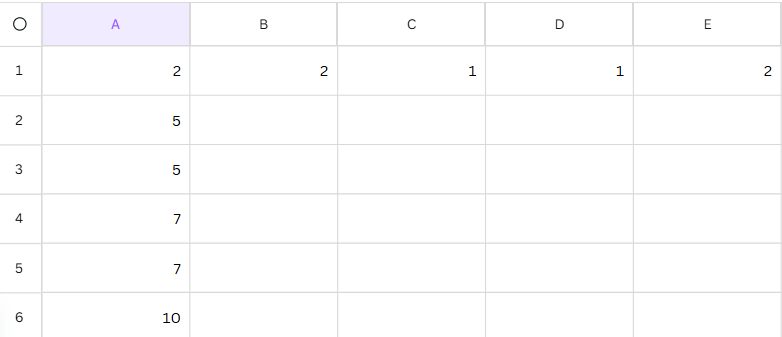
#> input picture image.png, 782 x 337 px
$ python gridProcessing.py
#> lines starting #> are read from the running program, lines starting #| are printed output that depends on the picture; after the words box and inside, x2 and y2 are one past the last pixel; in counts of white or black regions, pixels touching at a corner belong together
import cv2
import numpy as np
import os

output_dir = "extracted_cells"
if not os.path.exists(output_dir):
    os.makedirs(output_dir)

#loading the image and making it binary also converting that binary to not of binary so i get a white lines for grid
img = cv2.imread("image.png", cv2.IMREAD_GRAYSCALE)
#> img: shape (337, 782); min 0, max 255, mean 252.8

binary = cv2.adaptiveThreshold(img, 255, cv2.ADAPTIVE_THRESH_GAUSSIAN_C, cv2.THRESH_BINARY, 11, 2)
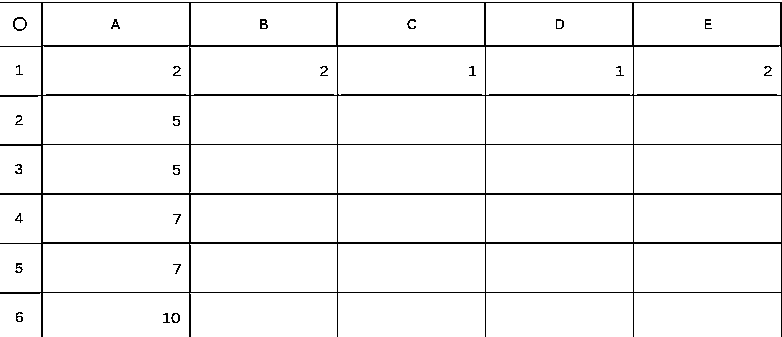
#> binary: shape (337, 782); 95.4% white; black in thin lines or dots
binary = cv2.bitwise_not(binary)
#> binary: shape (337, 782); 4.6% white in thin lines or dots

# defined horizontal and vertical kernels to identify lines
horizontal_kernel = cv2.getStructuringElement(cv2.MORPH_RECT, (40, 1))
vertical_kernel = cv2.getStructuringElement(cv2.MORPH_RECT, (1, 40))

# morphpological operations
horizontal_lines = cv2.morphologyEx(binary, cv2.MORPH_OPEN, horizontal_kernel, iterations=2)
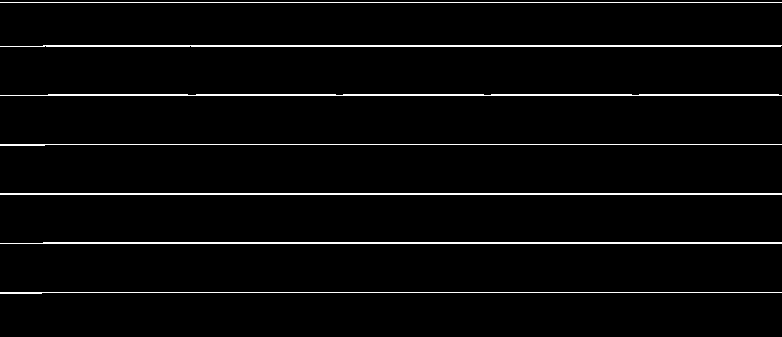
#> horizontal_lines: shape (337, 782); 3.2% white in thin lines or dots, all inside (x1, y1, x2, y2) = (0, 2, 782, 294)
vertical_lines = cv2.morphologyEx(binary, cv2.MORPH_OPEN, vertical_kernel, iterations=2)
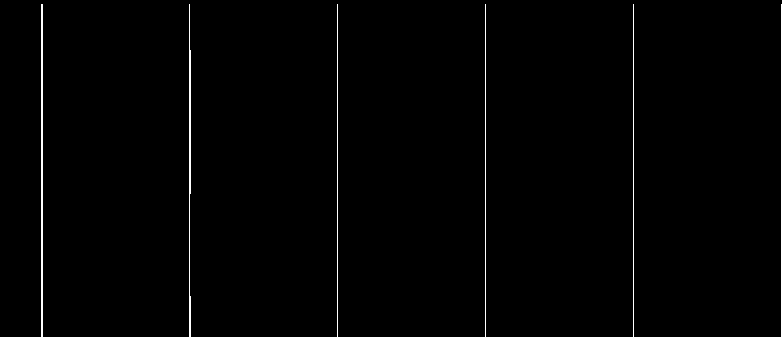
#> vertical_lines: shape (337, 782); 0.95% white in thin lines or dots

# houghtransform to complete line
horizontal_segments = cv2.HoughLinesP(horizontal_lines, 1, np.pi/180, threshold=50, minLineLength=30, maxLineGap=10)
#> horizontal_segments = [[0, 243, 781, 243], [0, 2, 781, 2], [0, 194, 781, 194], [0, 144, 781, 144], [0, 46, 780, 46], [43, 242, 781, 242], [43, 45, 781, 45], [0, 292, 781, 292], [0, 193, 781, 193], [48, 94, 778, 94], [0, 95, 781, 95]]
vertical_segments = cv2.HoughLinesP(vertical_lines, 1, np.pi/180, threshold=50, minLineLength=30, maxLineGap=10)
#> vertical_segments = [[781, 336, 781, 4], [337, 336, 337, 4], [189, 336, 189, 4], [633, 336, 633, 4], [485, 336, 485, 4], [41, 336, 41, 4], [42, 336, 42, 4], [190, 193, 190, 50]]

h_lines = []
v_lines = []
# storing coordinates
if horizontal_segments is not None:
    for line in horizontal_segments:
        x1, y1, x2, y2 = line[0]
        h_lines.append(y1)
#> this loop made 11 passes
#> after the loop, h_lines = [243, 2, 194, 144, 46, 242, 45, 292, 193, 94, 95]


if vertical_segments is not None:
    for line in vertical_segments:
        x1, y1, x2, y2 = line[0]
        v_lines.append(x1)
#> this loop made 8 passes
#> after the loop, v_lines = [781, 337, 189, 633, 485, 41, 42, 190]


h_lines = sorted(list(set(h_lines)))
#> h_lines = [2, 45, 46, 94, 95, 144, 193, 194, 242, 243, 292]
v_lines = sorted(list(set(v_lines)))
#> v_lines = [41, 42, 189, 190, 337, 485, 633, 781]

if v_lines and v_lines[0] > 10:
    v_lines.insert(0, 0)
if v_lines and v_lines[-1] < img.shape[1] - 10:
    v_lines.append(img.shape[1])

if h_lines and h_lines[0] > 10:
    h_lines.insert(0, 0)
if h_lines and h_lines[-1] < img.shape[0] - 10:
    h_lines.append(img.shape[0])

print(f"Detected {len(h_lines)} horizontal lines and {len(v_lines)} vertical lines")
#| Detected 12 horizontal lines and 9 vertical lines
print(f"Horizontal lines at: {h_lines}")
#| Horizontal lines at: [2, 45, 46, 94, 95, 144, 193, 194, 242, 243, 292, 337]
print(f"Vertical lines at: {v_lines}")
#| Vertical lines at: [0, 41, 42, 189, 190, 337, 485, 633, 781]

cell_count = 0
extracted_cells = []

padding = 2
# to extract cells
for i in range(len(h_lines) - 1):
    for j in range(len(v_lines) - 1):

        x1, y1 = v_lines[j], h_lines[i]
        x2, y2 = v_lines[j + 1], h_lines[i + 1]

        x1_pad = max(0, x1 + padding)
        y1_pad = max(0, y1 + padding)
        x2_pad = min(img.shape[1], x2 - padding)
        y2_pad = min(img.shape[0], y2 - padding)

        if (x2_pad - x1_pad) > 15 and (y2_pad - y1_pad) > 10:
            cell_img = img[y1_pad:y2_pad, x1_pad:x2_pad]

            if cell_img.shape[0] < 8 or cell_img.shape[1] < 8:
                continue

            row = i
            col = j

            filename = f"cell_r{row:02d}_c{col:02d}.png"
            filepath = os.path.join(output_dir, filename)
            cv2.imwrite(filepath, cell_img)

            extracted_cells.append({
                'image': cell_img,
                'position': (row, col),
                'bbox': (x1_pad, y1_pad, x2_pad - x1_pad, y2_pad - y1_pad),
                'filename': filename
            })

            cell_count += 1
#> this loop made 11 passes
#> pass 1, `cv2.imwrite(filepath, cell_img)`:
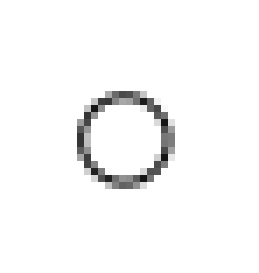
#> saved as cell_r00_c00.png: shape (39, 37) (shown 7 times larger); min 21, max 255, mean 247.9
#> pass 1, `cv2.imwrite(filepath, cell_img)`:
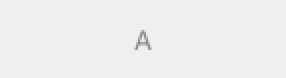
#> saved as cell_r00_c02.png: shape (39, 143) (shown 2 times larger); min 135, max 239, mean 238.5
#> pass 1, `cv2.imwrite(filepath, cell_img)`:
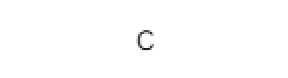
#> saved as cell_r00_c05.png: shape (39, 144) (shown 2 times larger); min 21, max 255, mean 254.1
#> after the loop, cell_count = 42; extracted_cells = 42 items

print(f"Extracted {cell_count} individual cell images to '{output_dir}' folder")
#| Extracted 42 individual cell images to 'extracted_cells' folder

result_img = cv2.cvtColor(img.copy(), cv2.COLOR_GRAY2BGR)
#just for visualization we already have meta data from above
for i, cell_data in enumerate(extracted_cells):
    x, y, w, h = cell_data['bbox']
    row, col = cell_data['position']

    cv2.rectangle(result_img, (x, y), (x + w, y + h), (0, 255, 0), 2)

    label = f"R{row}C{col}"
    cv2.putText(result_img, label, (x + 5, y + 15), cv2.FONT_HERSHEY_SIMPLEX, 0.4, (255, 0, 0), 1)
#> this loop made 42 passes
#> (x, y, w, h, row, col, label) on passes 1 to 12: (2, 4, 37, 39, 0, 0, 'R0C0'), (44, 4, 143, 39, 0, 2, 'R0C2'), (192, 4, 143, 39, 0, 4, 'R0C4'), (339, 4, 144, 39, 0, 5, 'R0C5'), (487, 4, 144, 39, 0, 6, 'R0C6'), (635, 4, 144, 39, 0, 7, 'R0C7'), (2, 48, 37, 44, 2, 0, 'R2C0'), (44, 48, 143, 44, 2, 2, 'R2C2'), (192, 48, 143, 44, 2, 4, 'R2C4'), (339, 48, 144, 44, 2, 5, 'R2C5'), (487, 48, 144, 44, 2, 6, 'R2C6'), (635, 48, 144, 44, 2, 7, 'R2C7')
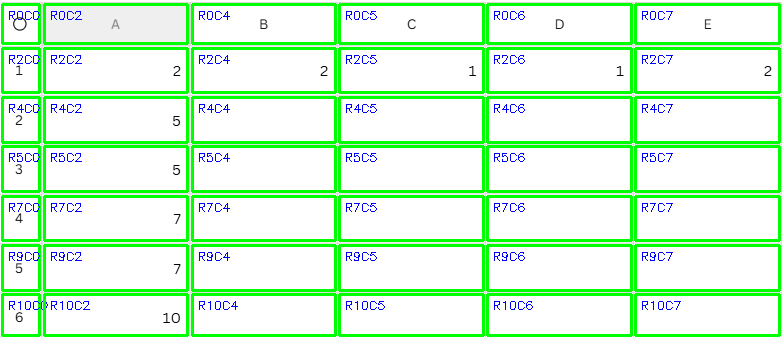
#> result_img: shape (337, 782, 3); mean B, G, R 212, 249.5, 208.4

cv2.imshow("Extracted Cells", result_img)
cv2.imwrite("extraction_visualization.png", result_img)


print("\nExtracted files:")
for cell_data in extracted_cells[:10]:
    print(f"  {cell_data['filename']} - Row {cell_data['position'][0]}, Col {cell_data['position'][1]}")
#> this loop made 10 passes
#|   cell_r00_c00.png - Row 0, Col 0
#|   cell_r00_c02.png - Row 0, Col 2
#|   cell_r00_c04.png - Row 0, Col 4
#|   cell_r00_c05.png - Row 0, Col 5
#|   cell_r00_c06.png - Row 0, Col 6
#|   cell_r00_c07.png - Row 0, Col 7
#|   cell_r02_c00.png - Row 2, Col 0
#|   cell_r02_c02.png - Row 2, Col 2
#> (further printed lines are left out)

if len(extracted_cells) > 10:
    print(f"  ... and {len(extracted_cells) - 10} more files")
#> (printed output is left out)

print(f"\nAll cell images saved in '{output_dir}' folder")
#| All cell images saved in 'extracted_cells' folder

cv2.waitKey(0)

cv2.destroyAllWindows()
